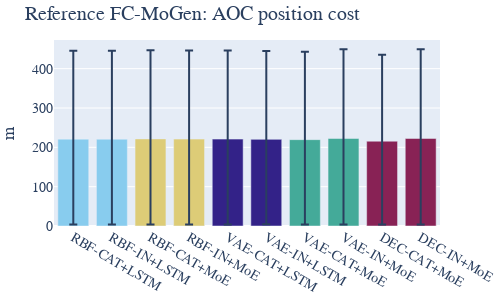

Notebook source saved alongside this figure:
### Code cell
fig = plot_bar_twin([t_keys2[4]], results, width=500, height=300,
                title="Reference FC-MoGen: AOC position cost", y_axis_name="m")
fig.show()

### Figure 1 — Plotly figure (JSON) as saved in the notebook; plotly's stock layout.template omitted (floating-point values rounded to 4 significant figures)
{"data": [{"error_y": {"array": [224.9, 224.8], "arrayminus": [216.7, 216.6], "type": "data"}, "marker": {"color": "rgb(136, 204, 238)"}, "name": "RBF", "type": "bar", "x": ["RBF-CAT+LSTM", "RBF-IN+LSTM"], "y": [220.8, 220.7]}, {"error_y": {"array": [225.4, 224.9], "arrayminus": [217.4, 216.9], "type": "data"}, "marker": {"color": "rgb(221, 204, 119)"}, "name": "RBF", "type": "bar", "x": ["RBF-CAT+MoE", "RBF-IN+MoE"], "y": [221.4, 220.9]}, {"error_y": {"array": [225.0, 224.4], "arrayminus": [216.8, 216.1], "type": "data"}, "marker": {"color": "rgb(51, 34, 136)"}, "name": "VAE", "type": "bar", "x": ["VAE-CAT+LSTM", "VAE-IN+LSTM"], "y": [220.9, 220.3]}, {"error_y": {"array": [223.6, 226.6], "arrayminus": [215.4, 218.5], "type": "data"}, "marker": {"color": "rgb(68, 170, 153)"}, "name": "VAE", "type": "bar", "x": ["VAE-CAT+MoE", "VAE-IN+MoE"], "y": [219.5, 222.5]}, {"error_y": {"array": [219.6, 226.6], "arrayminus": [211.6, 218.5], "type": "data"}, "marker": {"color": "rgb(136, 34, 85)"}, "name": "DEC", "type": "bar", "x": ["DEC-CAT+MoE", "DEC-IN+MoE"], "y": [215.6, 222.6]}], "layout": {"font": {"family": "Serif", "size": 14}, "height": 300, "margin": {"b": 5, "l": 5, "r": 5, "t": 40}, "showlegend": false, "title": {"text": "Reference FC-MoGen: AOC position cost"}, "width": 500, "yaxis": {"title": {"text": "m"}}}}
